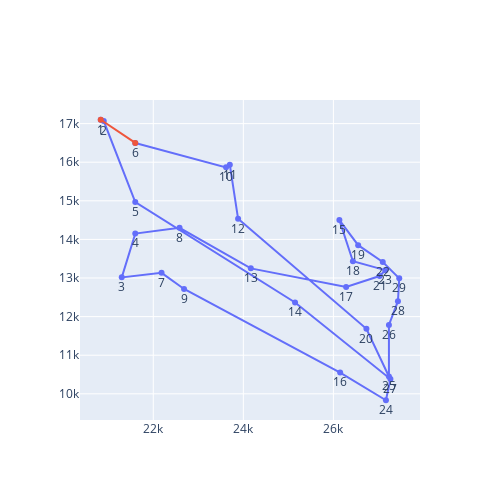

Write notebook code for a chart like this one.
### Code cell
tsp = gera_problema_tsp(df_coordenadas)

#solucao, custo = random_walk(tsp)
custo, solucao = hill_climbing(tsp)
print(f'{custo:7.3f}, {solucao}')
plota_rotas(df_coordenadas, solucao)

### Figure 1 — Plotly figure (JSON) as saved in the notebook; plotly's stock layout.template omitted (floating-point values rounded to 4 significant figures)
{"data": [{"mode": "lines+markers+text", "name": "", "text": ["1", "2", "5", "14", "27", "24", "16", "9", "7", "3", "4", "8", "13", "17", "21", "23", "18", "15", "19", "22", "29", "28", "26", "25", "20", "12", "11", "10", "6"], "textposition": "bottom center", "type": "scatter", "x": [20830.0, 20900, 21600, 25150.0, 27270.0, 27170.0, 26150, 22680.0, 22180.0, 21300, 21600, 22580.0, 24170.0, 26280.0, 27030.0, 27150.0, 26430.0, 26130.0, 26550, 27100.0, 27460.0, 27430.0, 27230.0, 27230.0, 26730.0, 23880.0, 23700, 23620.0, 21600], "y": [17100, 17070.0, 14970.0, 12370.0, 10380.0, 9833.0, 10550, 12720.0, 13130.0, 13020.0, 14150, 14300, 13250, 12770.0, 13050.0, 13200.0, 13430.0, 14500, 13850, 13420.0, 12990.0, 12400, 11780.0, 10450, 11680.0, 14530.0, 15930.0, 15870.0, 16500]}, {"mode": "lines+markers", "name": "", "type": "scatter", "x": [21600, 20830.0], "y": [16500, 17100]}], "layout": {"autosize": false, "height": 500, "showlegend": false, "width": 500}}
